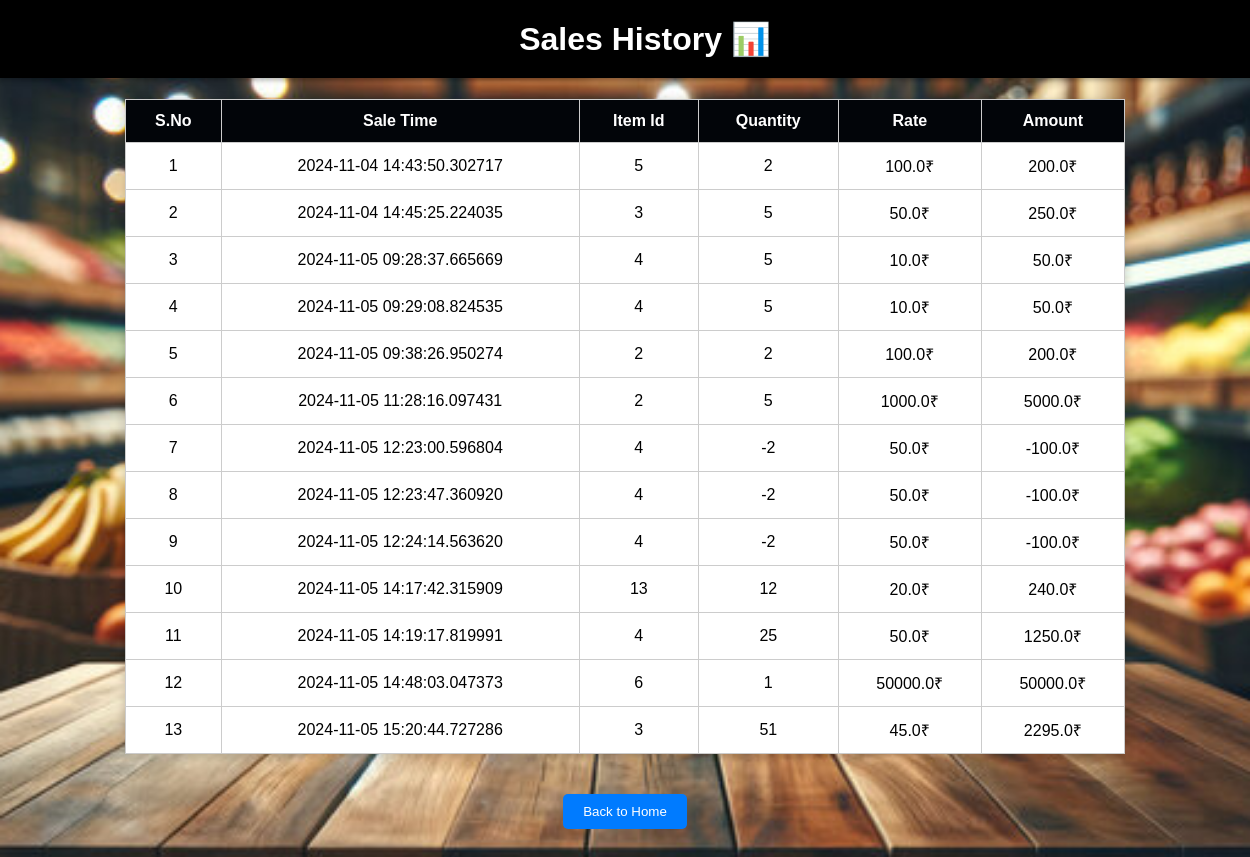
Page /sales_history on the committed database.
### app.py (models this page shows)
class Sales(db.Model):
    sale_id=db.Column(db.Integer, primary_key=True)
    sale_time=db.Column(db.DateTime, default=lambda: datetime.utcnow() + timedelta(hours=5, minutes=30))
    s_item_id=db.Column(db.Integer, db.ForeignKey('items.item_id'),nullable=False)
    s_qty=db.Column(db.Integer, db.ForeignKey('purchase.qty'),nullable=False)
    s_rate=db.Column(db.Float, db.ForeignKey('purchase.rate'),nullable=False)
    s_amount=db.Column(db.Float,db.ForeignKey('purchase.amount'),nullable=False)

### app.py (the view)
@app.route('/sales_history')
def sale_history():
    new_his=Sales.query.all()
    return render_template('sales_history.html',new_his=new_his)

### templates/sales_history.html (shortened to what this page needs)
<!DOCTYPE html>
<html lang="en">
<head>
    <link rel="stylesheet" type="text/css" href="{{ url_for('static', filename='sale_history.css') }}">
</head>
<body style="background-image: url('{{ url_for('static', filename='1.jpg') }}'); background-size: cover; background-position: center; background-repeat: no-repeat; background-attachment: fixed;"></body>
    <h1 class="top-bar">Sales History 📊</h1>
    <center>
        <table>
            <tr>
                <th>S.No</th>
                <th>Sale Time</th>
                <th>Item Id</th>
                <th>Quantity</th>
                <th>Rate</th>
                <th>Amount</th>
            </tr>
            {% for i in new_his %}
            <tr>
                <td>{{i.sale_id}}</td>
                <td>{{i.sale_time}}</td>
                <td>{{i.s_item_id}}</td>
                <td>{{i.s_qty}}</td>
                <td>{{i.s_rate}}₹</td>
                <td>{{i.s_amount}}₹</td>
            </tr>
            {% endfor %}
        </table>
    </center>
    <div class="button-container">
        <button><a href="/" style="text-decoration: none;">Back to Home</a></button>
    </div>
</body>
</html>

### static/sale_history.css (style rules this page uses)
body { font-family: Arial, sans-serif; background-color: #f4f4f4; margin: 0; padding: 0; }
.top-bar { margin-top: 0%; background-color: black; color: white; text-align: center; padding: 20px; box-shadow: 0 2px 5px rgba(0, 0, 0, 0.3); width: 100%; }
table { width: 80%; margin: 20px auto; border-collapse: collapse; background: white; box-shadow: 0 2px 10px rgba(0, 0, 0, 0.2); }
th, td { padding: 12px; text-align: center; border: 1px solid #ccc; }
th { background-color: #020509; color: white; }
button a { color: white; text-decoration: none; }
.button-container { text-align: center; margin-top: 20px; margin-bottom: 50px; }
button { margin-top: 20px; padding: 10px 20px; border: none; background-color: #007bff; color: white; border-radius: 5px; cursor: pointer; }

### rows in the picture
Sales: sale_id "1", sale_time "2024-11-04 14:43:50.302717", s_item_id "5", s_qty "2", s_rate "100.0", s_amount "200.0"
Sales: sale_id "2", sale_time "2024-11-04 14:45:25.224035", s_item_id "3", s_qty "5", s_rate "50.0", s_amount "250.0"
Sales: sale_id "3", sale_time "2024-11-05 09:28:37.665669", s_item_id "4", s_qty "5", s_rate "10.0", s_amount "50.0"
Sales: sale_id "4", sale_time "2024-11-05 09:29:08.824535", s_item_id "4", s_qty "5", s_rate "10.0", s_amount "50.0"
Sales: sale_id "5", sale_time "2024-11-05 09:38:26.950274", s_item_id "2", s_qty "2", s_rate "100.0", s_amount "200.0"
Sales: sale_id "6", sale_time "2024-11-05 11:28:16.097431", s_item_id "2", s_qty "5", s_rate "1000.0", s_amount "5000.0"
Sales: sale_id "7", sale_time "2024-11-05 12:23:00.596804", s_item_id "4", s_qty "-2", s_rate "50.0", s_amount "-100.0"
Sales: sale_id "8", sale_time "2024-11-05 12:23:47.360920", s_item_id "4", s_qty "-2", s_rate "50.0", s_amount "-100.0"
Sales: sale_id "9", sale_time "2024-11-05 12:24:14.563620", s_item_id "4", s_qty "-2", s_rate "50.0", s_amount "-100.0"
Sales: sale_id "10", sale_time "2024-11-05 14:17:42.315909", s_item_id "13", s_qty "12", s_rate "20.0", s_amount "240.0"
Sales: sale_id "11", sale_time "2024-11-05 14:19:17.819991", s_item_id "4", s_qty "25", s_rate "50.0", s_amount "1250.0"
Sales: sale_id "12", sale_time "2024-11-05 14:48:03.047373", s_item_id "6", s_qty "1", s_rate "50000.0", s_amount "50000.0"
Sales: sale_id "13", sale_time "2024-11-05 15:20:44.727286", s_item_id "3", s_qty "51", s_rate "45.0", s_amount "2295.0"
